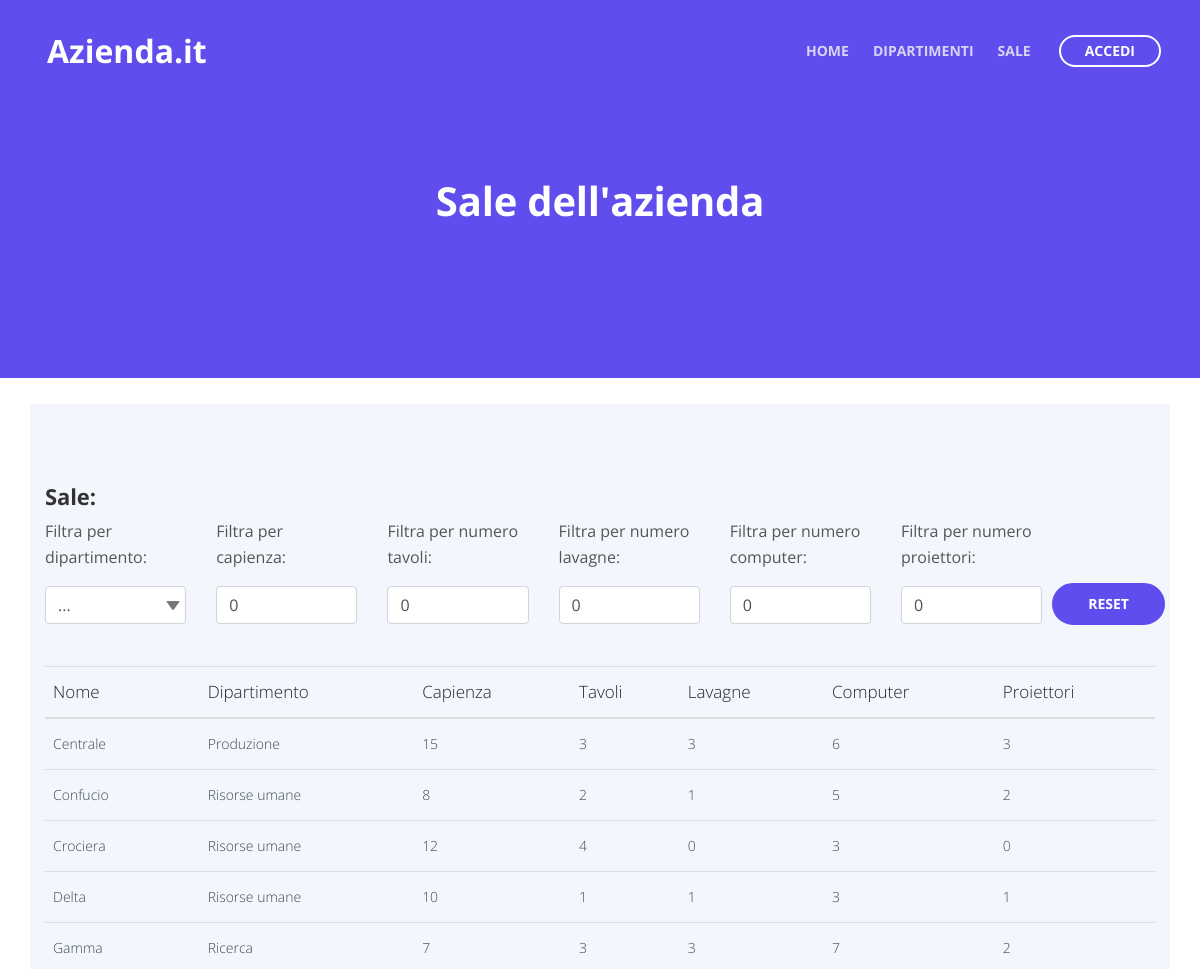
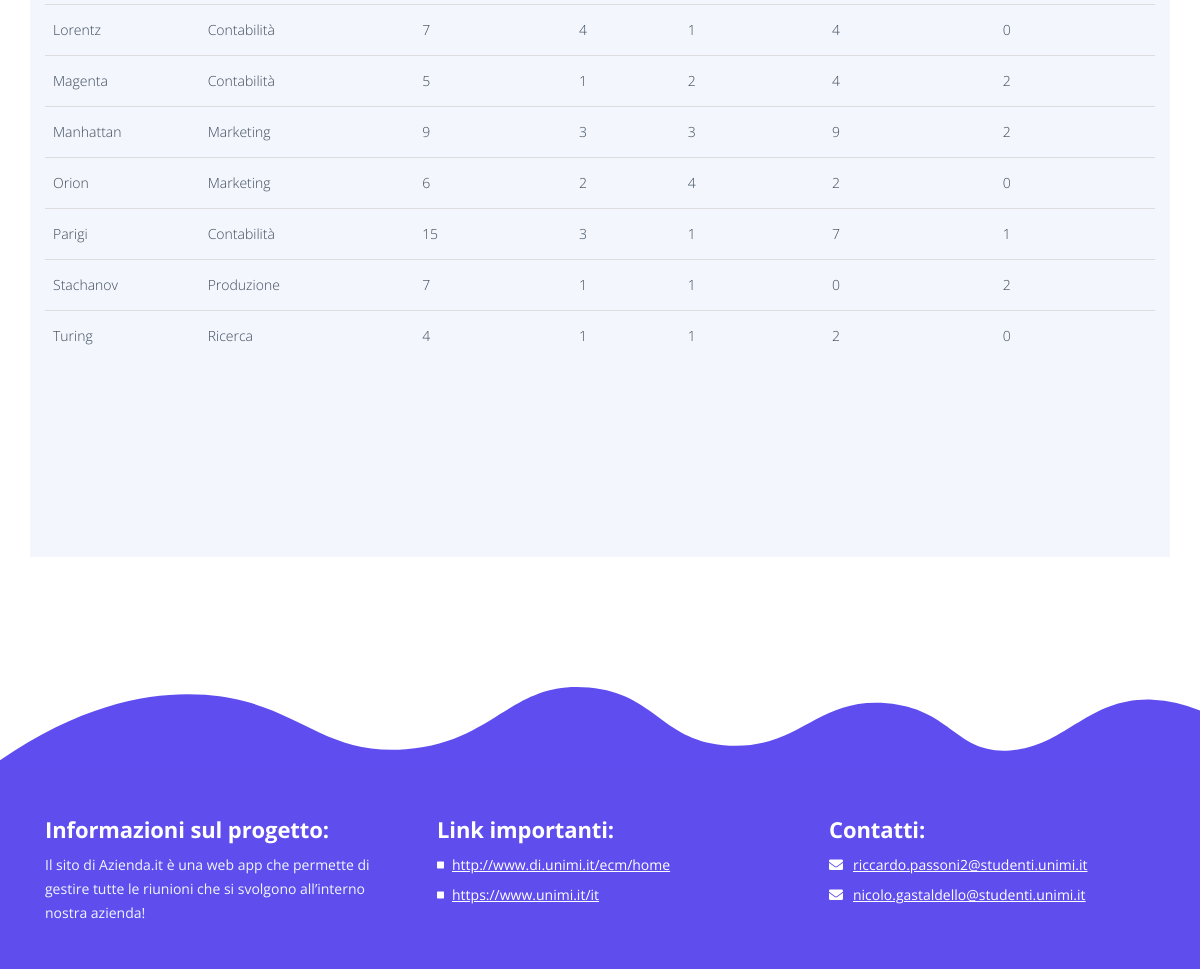
Screenshot of /meetupplanner/frontend/sale.php with the database file from the repository (2 pictures, top to bottom).
### tables this page shows
CREATE TABLE `sala` (
  `nome` varchar(30) NOT NULL,
  `nome_dipartimento` varchar(30) NOT NULL,
  `capienza` int(11) NOT NULL,
  `n_tavoli` int(11) NOT NULL,
  `lavagne` int(11) NOT NULL,
  `computer` int(11) NOT NULL,
  `proiettori` int(11) NOT NULL
);

### meetupplanner/backend/php/querypaginasale.php (the view, shortened to what this page needs)
<?php
require "../common/connection.php";
    $query = "SELECT * FROM sala";
    $res= $cid->query($query);
    if (!isset($_GET["status"])) {
        while($row = mysqli_fetch_array($res)) {
            echo '<tr>
            <td>'.$row[0].'</td>
            <td>'.$row[1].'</td>
            <td>'.$row[2].'</td>
            <td>'.$row[3].'</td>
            <td>'.$row[4].'</td>
            <td>'.$row[5].'</td>
            <td>'.$row[6].'</td>
            </tr>';
        }
    }
    else {
        echo '<tr> <td> <p>Errore!</p> </td> </tr>';
    }
?>

### meetupplanner/css/styles.css (style rules this page uses)
body, html { width: 100%; height: 100%; }
body, p { color: #555; font: 400 1rem/1.625rem "Open Sans", sans-serif;; }
.p-small { font: 400 0.875rem/1.5rem "Open Sans", sans-serif; }
h4 { color: #333; font: 700 1.375rem/1.75rem "Open Sans", sans-serif; letter-spacing: -0.1px; }
.li-space-lg li { margin-bottom: 0.375rem; }
a { color: #555; text-decoration: underline; }
a.white { color: #fff; }
.footer-frame { width: 100%; height: 1.5rem; }
.footer { padding-top: 3rem; padding-bottom: 0.5rem; background-color: #5f4dee; }
.footer .footer-col { margin-bottom: 2.25rem; }
.footer h4 { margin-bottom: 0.625rem; color: #fff; }
.footer .list-unstyled, .footer p { color: #f3f7fd; }
.footer .footer-col.middle .list-unstyled .fas { color: #fff; font-size: 0.5rem; line-height: 1.5rem; }
.footer .footer-col.middle .list-unstyled .media-body { margin-left: 0.5rem; }
.footer .footer-col.last .list-unstyled .fas { color: #fff; font-size: 0.875rem; line-height: 1.5rem; }
.footer .footer-col.last .list-unstyled .media-body { margin-left: 0.625rem; }
@media (min-width: 768px) { .footer-frame { height: 5rem; } }
@media (min-width: 1200px) { .footer .footer-col.first { margin-right: 1.5rem; } }
@media (min-width: 1200px) { .footer .footer-col.middle { margin-right: 0.75rem; margin-left: 0.75rem; } }
@media (min-width: 1200px) { .footer .footer-col.last { margin-left: 1.5rem; } }

### meetupplanner/css/tableriunioni.css (style rules this page uses)
.table>tbody>tr>td { padding: 12px 8px; vertical-align: middle; border-color: #ddd; font-weight: 300; font-size:14px; color: #3c4858; }

### rows the page displays
sala: nome "Centrale", nome_dipartimento "Produzione", capienza "15", n_tavoli "3", lavagne "3", computer "6", proiettori "3"
sala: nome "Confucio", nome_dipartimento "Risorse umane", capienza "8", n_tavoli "2", lavagne "1", computer "5", proiettori "2"
sala: nome "Crociera", nome_dipartimento "Risorse umane", capienza "12", n_tavoli "4", lavagne "0", computer "3", proiettori "0"
sala: nome "Delta", nome_dipartimento "Risorse umane", capienza "10", n_tavoli "1", lavagne "1", computer "3", proiettori "1"
sala: nome "Gamma", nome_dipartimento "Ricerca", capienza "7", n_tavoli "3", lavagne "3", computer "7", proiettori "2"
sala: nome "Lorentz", nome_dipartimento "Contabilità", capienza "7", n_tavoli "4", lavagne "1", computer "4", proiettori "0"
sala: nome "Magenta", nome_dipartimento "Contabilità", capienza "5", n_tavoli "1", lavagne "2", computer "4", proiettori "2"
sala: nome "Manhattan", nome_dipartimento "Marketing", capienza "9", n_tavoli "3", lavagne "3", computer "9", proiettori "2"
sala: nome "Orion", nome_dipartimento "Marketing", capienza "6", n_tavoli "2", lavagne "4", computer "2", proiettori "0"
sala: nome "Parigi", nome_dipartimento "Contabilità", capienza "15", n_tavoli "3", lavagne "1", computer "7", proiettori "1"
sala: nome "Stachanov", nome_dipartimento "Produzione", capienza "7", n_tavoli "1", lavagne "1", computer "0", proiettori "2"
sala: nome "Turing", nome_dipartimento "Ricerca", capienza "4", n_tavoli "1", lavagne "1", computer "2", proiettori "0"
